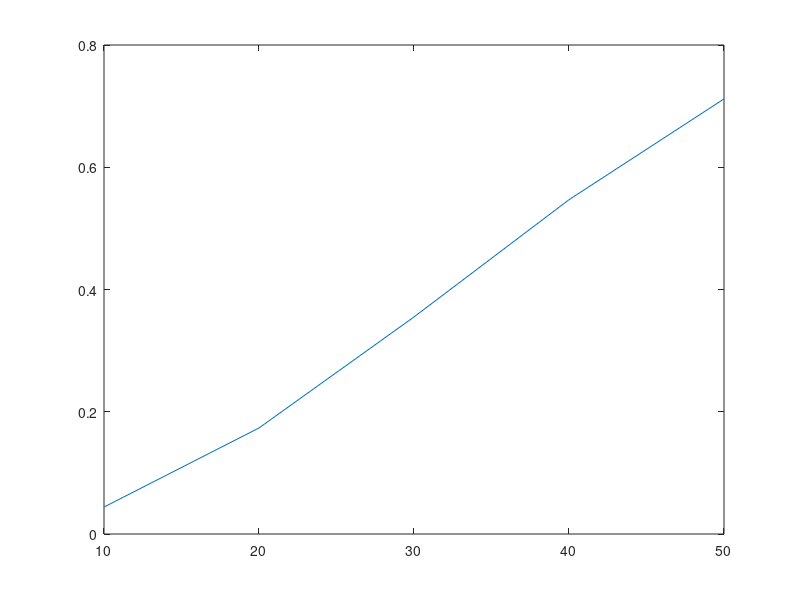

Write the MATLAB code that produced this figure.
probSim = [0.0441, 0.1735, 0.3551, 0.5469, 0.7118]
alvos = (10:10:50)
for d = alvos
    n=0;
end
figure
plot(alvos,probSim)